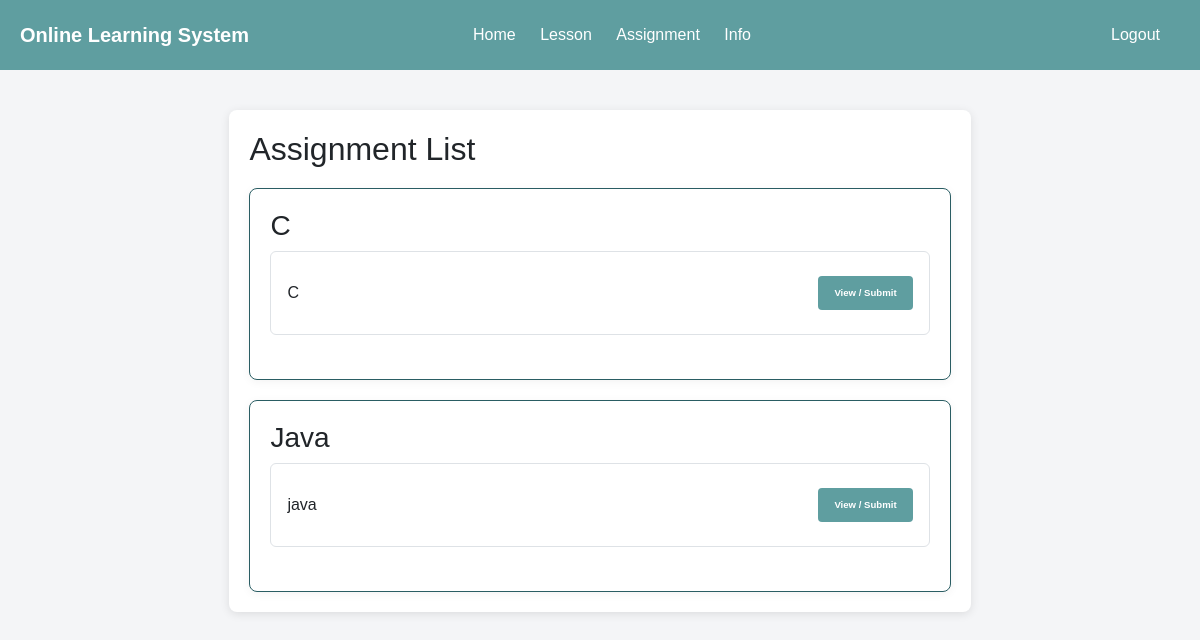
Page /students/assignments/ (signed in) on the earlier database version.
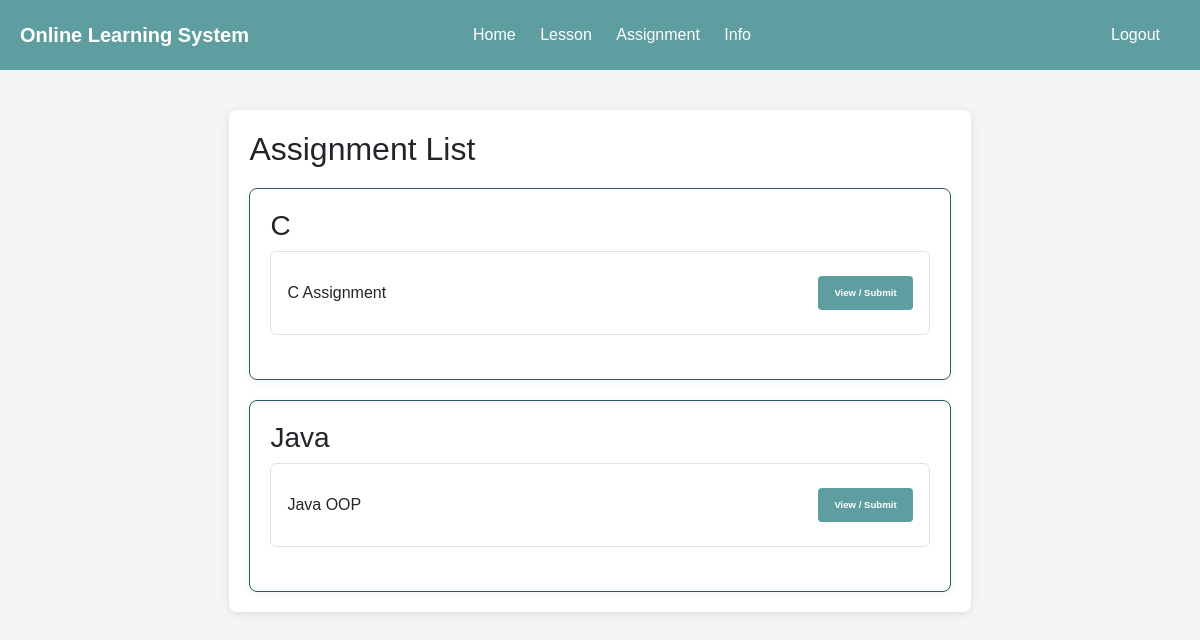
Same page on the later database version.
### courses/models.py (models this page shows, shortened)
class Course(models.Model):
    id = models.UUIDField(primary_key=True, default=generate_uuid, editable=False)
    title = models.CharField(unique=True, max_length=50)  # Removed primary_key=True
    cover = models.ImageField(upload_to='course/covers/', null=True, blank=True)
    description = models.TextField()
    price = models.DecimalField(decimal_places=2, max_digits=6)  # Max 9999.99
    category = models.ForeignKey(Category, on_delete=models.SET_NULL, null=True, blank=True)  # One category
    tags = models.ManyToManyField(Tag, blank=True)  # Multiple tags, removed on_delete
    instructor = models.ManyToManyField(Instructor, blank=True)  # One instructor
    created = models.DateTimeField(auto_now_add=True)
    updated = models.DateTimeField(auto_now=True)

### assignments/models.py (models this page shows, shortened)
class Assignment(models.Model):
    course = models.ForeignKey(Course, on_delete=models.SET_NULL, null=True, blank=True)
    id = models.UUIDField(primary_key=True, default=uuid.uuid4, editable=False)
    title = models.CharField(unique=True, max_length=50)
    description = models.TextField()
    file = models.FileField(upload_to='assignments/files/', null=True, blank=True, help_text="Upload a PDF file for the lesson")

### students/views.py (the view)
# urls.py: path('assignments/', views.student_assignment_list, name ='student_assignment_list'),
@role_required('STUDENT')
def student_assignment_list(request):
    user_id = request.session.get('user_id')
    try:
        user = User.objects.get(id=user_id)
        student = Student.objects.get(id=user_id)
        enrolled_courses = Course.objects.filter(students=student, assignment__isnull=False).distinct()
        assignments = Assignment.objects.filter(course__in=enrolled_courses)
        context = {
            'user': user,
            'assignments': assignments,
            'enrolled_courses': enrolled_courses,
        }
        return render(request, 'students/student_assignment_list.html', context)
    except (User.DoesNotExist, Student.DoesNotExist):
        return render(request, 'students/student_assignment_list.html', {'user': user, 'error': 'User or student not found'})

### students/templates/students/student_assignment_list.html (shortened to what this page needs)
<!DOCTYPE html>
<html lang="en">
<head>
    <link
      href="https://cdn.jsdelivr.net/npm/bootstrap@5.3.6/dist/css/bootstrap.min.css"
      rel="stylesheet"
    />
  </head>
  <body>
    {% extends "student-base.html" %}
    {% block content %}
    <div class="container-md">
        <div class="form-container">
            <h2>Assignment List</h2>
            {% if error %}
                <p class="text-danger">{{ error }}</p>
            {% elif enrolled_courses %}
                {% for course in enrolled_courses %}
                    <div class="form-container-m">
                        <h3>{{ course.title }}</h3>
                        <ul class="list-group mb-4">
                            {% for assignment in assignments %}
                                {% if assignment.course == course %}
                                    <li class="list-group-item d-flex justify-content-between align-items-center">
                                        {{ assignment.title }}
                                        <a href="{% url 'student_submission' assignment_id=assignment.id %}" class="button-link button-sm">View / Submit</a>
                                    </li>
                                {% endif %}
                            {% endfor %}
                        </ul>
                    </div>
                {% empty %}
                    <p>No assignments found for enrolled courses.</p>
                {% endfor %}
            {% else %}
                <p>You are not enrolled in any courses. <a href="{% url 'student_home' %}">Enroll now</a>.</p>
            {% endif %}
        </div>
    </div>
    {% endblock %}

Differences in the rows shown:
removed Assignment: title "C", shown under Course (number 1 of 2 on the later page)
removed Assignment: title "java", shown under Course "Java"
added Assignment: title "C Assignment", shown under Course (number 1 of 2 on the later page)
added Assignment: title "Java OOP", shown under Course "Java"
